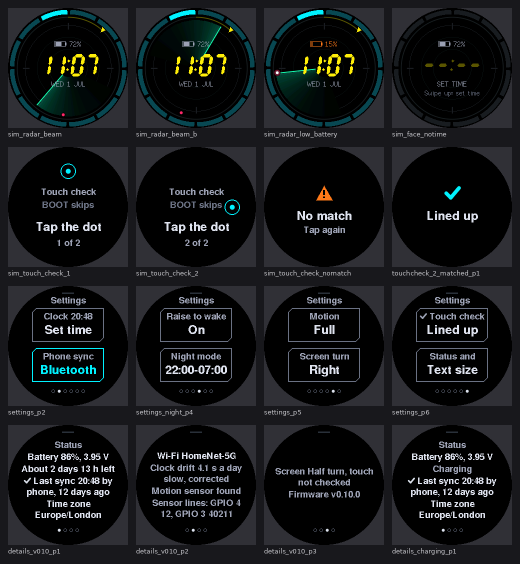
#> input picture designs/archive/v0.10.0_new.png, 1040 x 1128 px, given in place of preview_DIGITAL_000.ppm, which was not available (shown at 1/2 size)
$ python preview_sheet.py out.png
#> lines starting #> are read from the running program, lines starting #| are printed output that depends on the picture; after the words box and inside, x2 and y2 are one past the last pixel; in counts of white or black regions, pixels touching at a corner belong together; pictures that were not available may be replaced by others from this repository, and a replacement may not be noted
"""Native renderer output to a compact gallery and animation review."""
from pathlib import Path
import sys
from PIL import Image, ImageDraw, ImageFont

out = Path(sys.argv[1])
names = ["DIGITAL","STEALTH","CORPO","HOLOGRAM","RADAR","Phantom",
         "Orbit","Lunar","Yozakura","Hanami","Wasteland","Mojave"]
try:
    font = ImageFont.truetype("DejaVuSans.ttf", 16)
except OSError:
    font = ImageFont.load_default()
mask = Image.new("L", (240,240))
#> mask: PIL image 240x240 L; every value is 0
ImageDraw.Draw(mask).ellipse((0,0,239,239), fill=255)
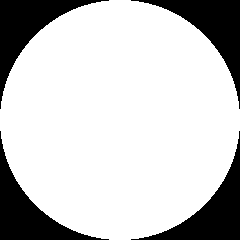
#> mask: PIL image 240x240 L; 78.5% white; 4 black regions, box (x1, y1, x2, y2) and area: (0, 0, 109, 109) 3099, (131, 0, 240, 109) 3099, (0, 131, 109, 240) 3099, (131, 131, 240, 240) 3099
def tile(name, index):
    src = Image.open(out / f"preview_{name}_{index:03}.ppm").convert("RGB")
    im = Image.new("RGB", (240,240), "#111318")
    im.paste(src,(0,0),mask)
    return im

sheet = Image.new("RGB",(1060,840),"#111318")
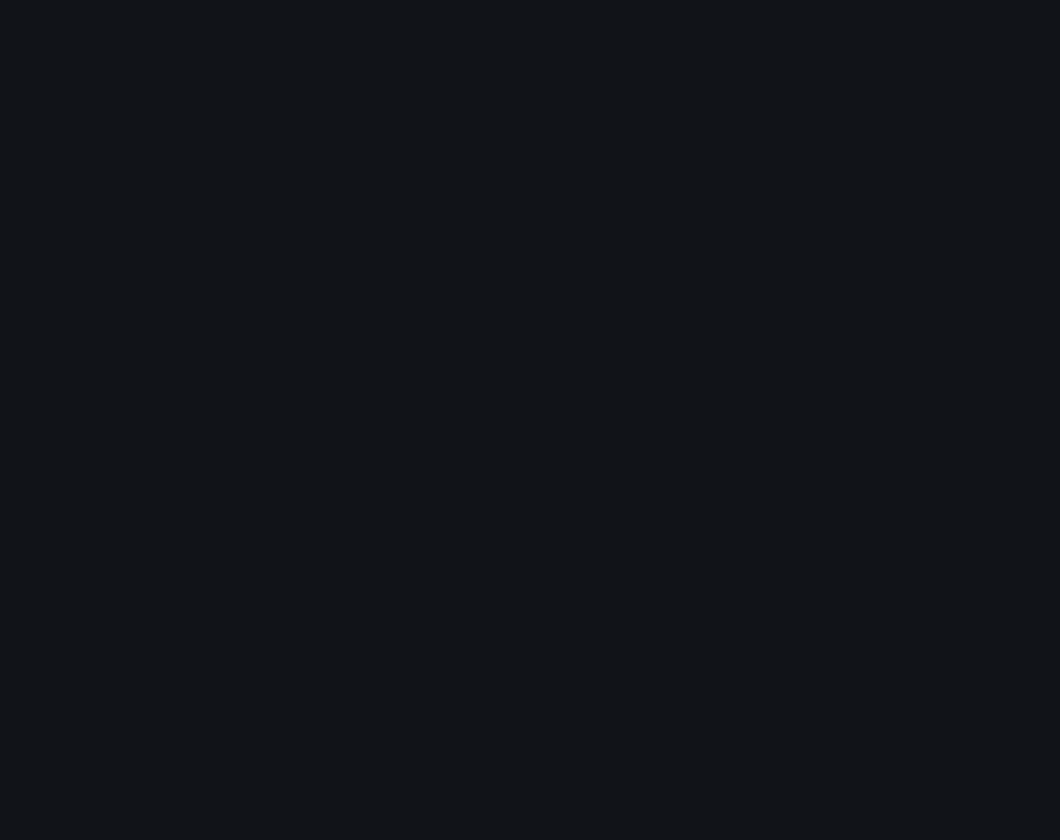
#> sheet: PIL image 1060x840 RGB; mean R, G, B 17, 19, 24
draw=ImageDraw.Draw(sheet)
for i,name in enumerate(names):
    x=20+(i%4)*260; y=16+(i//4)*278
    sheet.paste(tile(name,0),(x,y))
#> in tile, src is the input picture: PIL image 1040x1128 RGB; mean R, G, B 22, 24.3, 25.9
#> in tile, `im = Image.new("RGB", (240,240), "#111318")`:
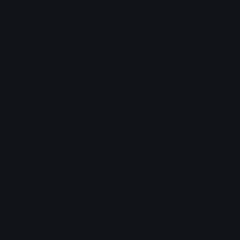
#> im: PIL image 240x240 RGB; mean R, G, B 17, 19, 24
#> (the run stopped early here; a loop or call above may not have finished)
